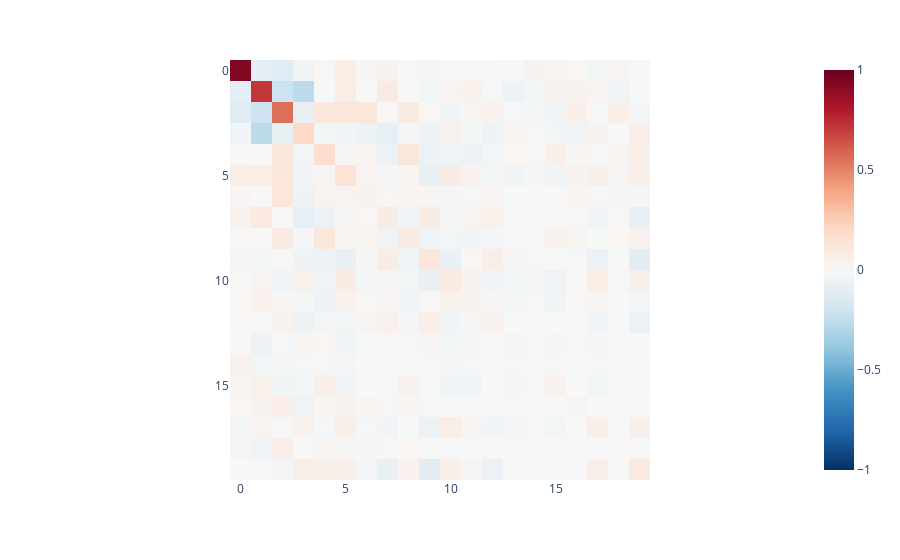
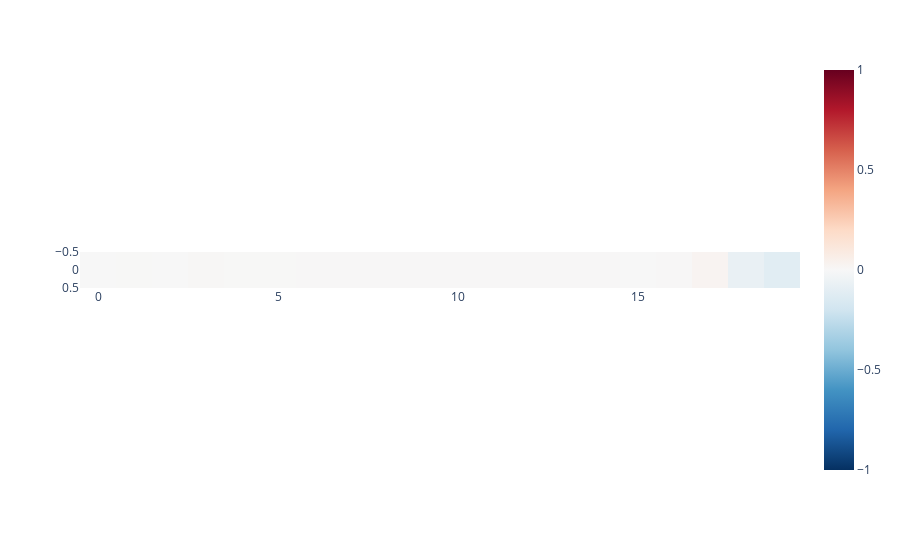

The notebook cell these images were saved under, in order:
### Code cell
w1 = model.layer1.weight
w2 = model.layer2.weight
b1 = model.layer1.bias
b2 = model.layer2.bias
visualise_tensor(torch.transpose(w1,0,1)@w1)
visualise_tensor(b2.data.reshape(1,-1))

### Figure 1 — Plotly figure (JSON) as saved in the notebook; plotly's stock layout.template omitted (floating-point values rounded to 4 significant figures; data arrays with more than 128 entries replaced by an {"elided": "..."} marker saying what was removed)
{"data": [{"coloraxis": "coloraxis", "hovertemplate": "x: %{x}<br>y: %{y}<br>color: %{z}<extra></extra>", "name": "0", "type": "heatmap", "xaxis": "x", "yaxis": "y", "z": {"elided": "20x20 float values"}}], "layout": {"coloraxis": {"cmax": 1, "cmin": -1, "colorscale": [[0, "rgb(5,48,97)"], [0.1, "rgb(33,102,172)"], [0.2, "rgb(67,147,195)"], [0.3, "rgb(146,197,222)"], [0.4, "rgb(209,229,240)"], [0.5, "rgb(247,247,247)"], [0.6, "rgb(253,219,199)"], [0.7, "rgb(244,165,130)"], [0.8, "rgb(214,96,77)"], [0.9, "rgb(178,24,43)"], [1, "rgb(103,0,31)"]]}, "margin": {"t": 60}, "xaxis": {"anchor": "y", "constrain": "domain", "domain": [0, 1], "scaleanchor": "y"}, "yaxis": {"anchor": "x", "autorange": "reversed", "constrain": "domain", "domain": [0, 1]}}}

### Figure 2 — Plotly figure (JSON) as saved in the notebook; plotly's stock layout.template omitted (floating-point values rounded to 4 significant figures)
{"data": [{"coloraxis": "coloraxis", "hovertemplate": "x: %{x}<br>y: %{y}<br>color: %{z}<extra></extra>", "name": "0", "type": "heatmap", "xaxis": "x", "yaxis": "y", "z": [[0.0005537, 0.003278, 0.001761, 0.007074, 0.003333, 0.002362, 0.003802, 0.004966, 0.003614, 0.00612, 0.004748, 0.004619, 0.005025, 0.005458, 0.005223, 0.0009482, 0.006225, 0.0264, -0.07615, -0.1132]]}], "layout": {"coloraxis": {"cmax": 1, "cmin": -1, "colorscale": [[0, "rgb(5,48,97)"], [0.1, "rgb(33,102,172)"], [0.2, "rgb(67,147,195)"], [0.3, "rgb(146,197,222)"], [0.4, "rgb(209,229,240)"], [0.5, "rgb(247,247,247)"], [0.6, "rgb(253,219,199)"], [0.7, "rgb(244,165,130)"], [0.8, "rgb(214,96,77)"], [0.9, "rgb(178,24,43)"], [1, "rgb(103,0,31)"]]}, "margin": {"t": 60}, "xaxis": {"anchor": "y", "constrain": "domain", "domain": [0, 1], "scaleanchor": "y"}, "yaxis": {"anchor": "x", "autorange": "reversed", "constrain": "domain", "domain": [0, 1]}}}
